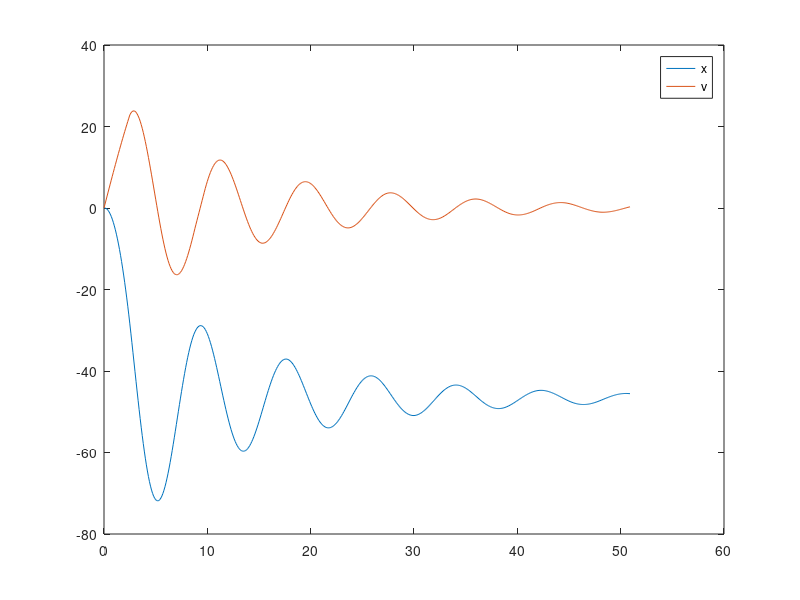

Write MATLAB code to recreate this figure.
clear all;
clc;
L = 30;
m = 68.1;
cd = 0.25;
k = 40;
gamma = 8;
g = 9.81;
% x(0)=0 and v(0)=0
n = 510;
v = zeros(n,1);
vhalf = zeros(n,1);
x = zeros(n,1);
time = zeros(n,1);
time_step = 0.1; % 0.1 seconds 
time(1) = 0;
v(1) = 0;
vhalf(1)=0;
x(1) = 0; %dx/dt = v ; x = v*t
for i=2:n
    time(i) = time(i-1)+time_step;
    cord = 0;
    if(x(i-1)>L)
        cord = (k/m)*(x(i-1)-L) + (gamma/m)*(v(i-1));
    end
    v(i) = v(i-1) + ((g-(sign(v(i-1))*cd*(v(i-1)^2))/m - cord)*time_step)/2;
    x(i) = x(i-1) + v(i-1)*time_step;
    %predictor step
    cord1 = 0;
    if(x(i)>L)
        cord1 = (k/m)*(x(i)-L) + (gamma/m)*(v(i));
    end
    vhalf(i)= (g-(sign(v(i))*cd*(v(i)^2))/m - cord1);
    v(i) = v(i-1) + vhalf(i)*time_step;
    x(i) = x(i-1) + v(i-1)*time_step;
    
end

plot(time,-x);
hold on;
plot(time,v);
legend('x', 'v')
